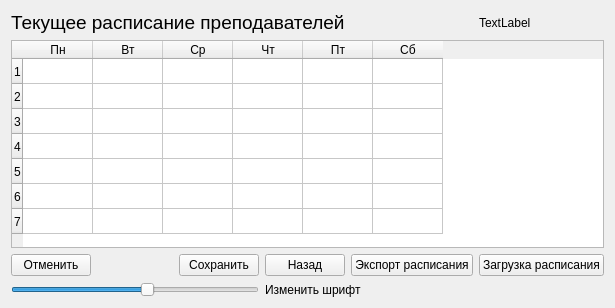
<?xml version="1.0" encoding="UTF-8"?>
<ui version="4.0">
 <class>MainWindow</class>
 <widget class="QWidget" name="MainWindow">
  <property name="windowModality">
   <enum>Qt::WindowModal</enum>
  </property>
  <property name="geometry">
   <rect>
    <x>0</x>
    <y>0</y>
    <width>486</width>
    <height>308</height>
   </rect>
  </property>
  <property name="sizePolicy">
   <sizepolicy hsizetype="Ignored" vsizetype="Ignored">
    <horstretch>0</horstretch>
    <verstretch>0</verstretch>
   </sizepolicy>
  </property>
  <property name="windowTitle">
   <string>Расписание</string>
  </property>
  <layout class="QGridLayout" name="gridLayout_2">
   <item row="0" column="0">
    <layout class="QGridLayout" name="gridLayout">
        <item row="0" column="6">
            <widget class="QLabel" name="lbl_user">
                <property name="text">
                    <string>TextLabel</string>
                </property>
            </widget>
        </item>
        <item row="3" column="5">
            <widget class="QPushButton" name="bexport">
                <property name="text">
                    <string>Экспорт расписания</string>
                </property>
            </widget>
        </item>
        <item row="3" column="6">
            <widget class="QPushButton" name="bimport">
                <property name="text">
                    <string>Загрузка расписания</string>
                </property>
            </widget>
        </item>
        <item row="3" column="3">
            <widget class="QPushButton" name="bsave">
                <property name="sizePolicy">
                    <sizepolicy hsizetype="Maximum" vsizetype="Fixed">
                        <horstretch>0</horstretch>
                        <verstretch>0</verstretch>
                    </sizepolicy>
                </property>
                <property name="text">
                    <string>Сохранить</string>
                </property>
                <attribute name="buttonGroup">
                    <string notr="true">buttonGroup</string>
                </attribute>
            </widget>
        </item>
        <item row="3" column="4">
            <widget class="QPushButton" name="bback">
                <property name="sizePolicy">
                    <sizepolicy hsizetype="Maximum" vsizetype="Fixed">
                        <horstretch>0</horstretch>
                        <verstretch>0</verstretch>
                    </sizepolicy>
                </property>
                <property name="text">
                    <string>Назад</string>
                </property>
                <attribute name="buttonGroup">
                    <string notr="true">buttonGroup</string>
                </attribute>
            </widget>
        </item>
        <item row="1" column="0" colspan="7">
            <widget class="QTableWidget" name="table">
                <property name="enabled">
                    <bool>true</bool>
                </property>
                <property name="sizePolicy">
                    <sizepolicy hsizetype="Expanding" vsizetype="Expanding">
                        <horstretch>0</horstretch>
                        <verstretch>0</verstretch>
                    </sizepolicy>
                </property>
       <property name="styleSheet">
        <string notr="true">font: 10pt &quot;MS Shell Dlg 2&quot;;</string>
       </property>
       <property name="sizeAdjustPolicy">
        <enum>QAbstractScrollArea::AdjustToContentsOnFirstShow</enum>
       </property>
       <property name="dragEnabled">
        <bool>true</bool>
       </property>
       <property name="selectionMode">
        <enum>QAbstractItemView::NoSelection</enum>
       </property>
       <attribute name="horizontalHeaderMinimumSectionSize">
        <number>7</number>
       </attribute>
       <attribute name="horizontalHeaderDefaultSectionSize">
        <number>70</number>
       </attribute>
       <attribute name="verticalHeaderCascadingSectionResizes">
        <bool>false</bool>
       </attribute>
       <attribute name="verticalHeaderMinimumSectionSize">
        <number>7</number>
       </attribute>
       <attribute name="verticalHeaderDefaultSectionSize">
        <number>25</number>
       </attribute>
       <attribute name="verticalHeaderHighlightSections">
        <bool>true</bool>
       </attribute>
       <attribute name="verticalHeaderShowSortIndicator" stdset="0">
        <bool>true</bool>
       </attribute>
       <attribute name="verticalHeaderStretchLastSection">
        <bool>false</bool>
       </attribute>
       <row>
        <property name="text">
         <string>1</string>
        </property>
       </row>
       <row>
        <property name="text">
         <string>2</string>
        </property>
       </row>
       <row>
        <property name="text">
         <string>3</string>
        </property>
       </row>
       <row>
        <property name="text">
         <string>4</string>
        </property>
       </row>
       <row>
        <property name="text">
         <string>5</string>
        </property>
       </row>
       <row>
        <property name="text">
         <string>6</string>
        </property>
       </row>
       <row>
        <property name="text">
         <string>7</string>
        </property>
       </row>
       <column>
        <property name="text">
         <string>Пн</string>
        </property>
       </column>
       <column>
        <property name="text">
         <string>Вт</string>
        </property>
       </column>
       <column>
        <property name="text">
         <string>Ср</string>
        </property>
       </column>
       <column>
        <property name="text">
         <string>Чт</string>
        </property>
       </column>
       <column>
        <property name="text">
         <string>Пт</string>
        </property>
       </column>
       <column>
        <property name="text">
            <string>Сб</string>
        </property>
       </column>
                <item row="0" column="0">
                    <property name="flags">
                        <set>ItemIsEnabled</set>
                    </property>
                </item>
            </widget>
        </item>
        <item row="5" column="0" colspan="4">
            <widget class="QSlider" name="horizontalSlider">
                <property name="maximum">
                    <number>9</number>
                </property>
                <property name="value">
                    <number>5</number>
                </property>
                <property name="orientation">
                    <enum>Qt::Horizontal</enum>
                </property>
            </widget>
        </item>
        <item row="3" column="0">
            <widget class="QPushButton" name="bcancel">
                <property name="sizePolicy">
                    <sizepolicy hsizetype="Maximum" vsizetype="Fixed">
                        <horstretch>0</horstretch>
                        <verstretch>0</verstretch>
                    </sizepolicy>
                </property>
                <property name="text">
                    <string>Отменить</string>
                </property>
                <attribute name="buttonGroup">
                    <string notr="true">buttonGroup</string>
                </attribute>
            </widget>
        </item>
        <item row="5" column="4" colspan="3">
            <widget class="QLabel" name="label_2">
                <property name="cursor">
                    <cursorShape>OpenHandCursor</cursorShape>
                </property>
                <property name="autoFillBackground">
                    <bool>true</bool>
                </property>
                <property name="text">
                    <string>Изменить шрифт</string>
                </property>
            </widget>
        </item>
        <item row="0" column="0" colspan="5">
            <widget class="QLabel" name="label">
                <property name="sizePolicy">
                    <sizepolicy hsizetype="Expanding" vsizetype="Preferred">
                        <horstretch>1</horstretch>
                        <verstretch>0</verstretch>
                    </sizepolicy>
                </property>
                <property name="font">
                    <font>
                        <family>Arial</family>
                        <pointsize>14</pointsize>
                    </font>
                </property>
                <property name="text">
                    <string>Текущее расписание преподавателей</string>
                </property>
            </widget>
        </item>
        <item row="3" column="1" colspan="2">
            <spacer name="horizontalSpacer">
                <property name="orientation">
                    <enum>Qt::Horizontal</enum>
                </property>
                <property name="sizeHint" stdset="0">
                    <size>
                        <width>307</width>
                        <height>20</height>
                    </size>
                </property>
            </spacer>
        </item>
    </layout>
   </item>
  </layout>
  <action name="about">
   <property name="text">
    <string>О программе</string>
   </property>
  </action>
  <action name="mlogin">
   <property name="text">
    <string>Вход</string>
   </property>
  </action>
  <action name="reg">
   <property name="text">
    <string>Регистрация</string>
   </property>
  </action>
 </widget>
 <resources/>
 <connections/>
 <buttongroups>
  <buttongroup name="buttonGroup"/>
 </buttongroups>
</ui>
